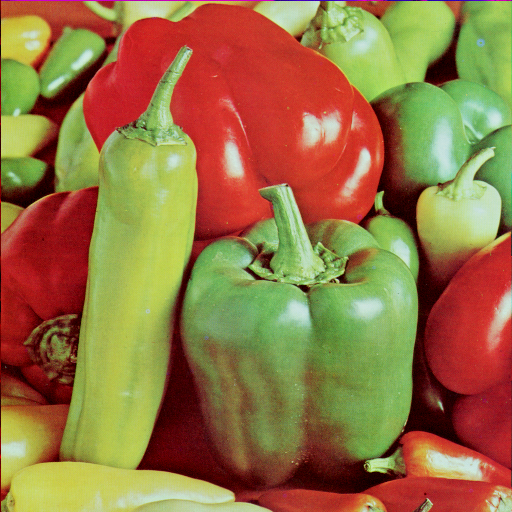
%> input picture 4.2.07.tiff, 512 x 512 px
$ octave TMac_TT_Ket.m   (GNU Octave 9; MATLAB toolbox functions it lacks are replaced by stand-ins)
%> lines starting %> are read from the running program, lines starting %| are printed output that depends on the picture
### funcs/Img2Ket.m

function T = Img2Ket(X, Nway)


[H, W, C] = size(X);


num4 = numel(Nway) - 1;
Tcur = X;
disp(num4)
for level = 1:num4
    Hc = size(Tcur,1);
    Wc = size(Tcur,2);
    rest = size(Tcur); rest = rest(3:end);        % sizes of remaining trailing dims
    rest_prod = prod(rest);

    % separate each 2x2 block
    dims1 = [2, Hc/2, 2, Wc/2, rest_prod];
    Tlin = reshape(Tcur, dims1);                    % [2, Hc/2, 2, Wc/2, rest_prod]

    Tper = permute(Tlin, [2, 4, 1, 3, 5]);          % [Hc/2, Wc/2, 2, 2, rest_prod]

    % collapse 2x2 into single dimension 4
    dims2 = [Hc/2, Wc/2, 4, rest];
    Tnext = reshape(Tper, dims2);                   % [Hc/2, Wc/2, 4, rest]
    Tcur = Tnext;
end

% Now Tcur is [Hf, Wf, 4, 4, ..., C]
sz = size(Tcur);
four_idx = 3:(2+num4);
perm = [four_idx, 1, 2, length(sz)];   % bring all 4-modes to the front
Tperm = permute(Tcur, perm);

T = reshape(Tperm, Nway);
end

### funcs/TT_SVD_Rank.m
function [cores,RankX] = TT_SVD_Rank(X,th)
N =  ndims(X);
cores = cell(1,N);
RankX = zeros(1,N-1);
sizX = size(X);

T = reshape(X,[sizX(1) prod(sizX(2:end))]);
for k = 1:N-1
    [cores{k}, S, V, tau] = svd_RankEstimate(T,th);

    if k==1
        cores{k} = reshape(cores{k},[sizX(k) tau]);
    else
        cores{k} = reshape(cores{k},[size(T,1)/sizX(k) sizX(k) tau]);
    end
    T = S*V;
    T = reshape(T,[tau sizX(k+1:end)]);
    if k<N-1
        T = reshape(T,[tau*sizX(k+1) prod(sizX((k+2):end))]);
    end
    RankX(k) = tau;
end
cores{N} = T;

end

function [U, S, V, tau]=svd_RankEstimate(T,th)
[U, S, V]=svd(T, 'econ');
V=V';
tau = 0;
szS = size(S,1);
%smax = max(diag(S));
for k = 1:szS
    if S(k,k)/S(1,1)>th
        tau = tau+1;
    end
end
tau = max(tau,2);
U = U(:,1:tau);
S = S(1:tau,1:tau);
V = V(1:tau,:);
fprintf('The original rank is %u and truncated rank is %u\n',szS,tau)
end

### TMac_TT_Ket.m
clear
close all
clc

dims = [repmat(4,1,9),3];
N = numel(dims);
sample = 0.1;

img = double(imread("4.2.07.tiff"));

X_orig = Img2Ket(img,dims);

obs = randsample(prod(dims),round(sample*prod(dims)));
[ind,~] = sort(obs);

Xn = X_orig(ind);
mask = zeros(dims);
mask(ind) = 1;
%mask = logical(mask);
img_obs = mask.*X_orig;
M = zeros(dims);
M(ind) = Xn;
for k = 2:length(ind)
    inter = ind(k)-ind(k-1);
    if inter > 1
        x0 = ind(k-1)+1;
        y0 = ind(k)-1;
        meank = (Xn(k) + Xn(k-1))/2;
        M(x0:y0) = meank;
    end
end
%> this loop made 78642 passes
%> meank on passes 1, 2, 4, 5, 6, 7, 8, 9, 10, 11, 12, 13: 174, 101, 92, 152.5, 180.5, 174.5, 190.5, 167.5, 136.5, 140, 170.5, 147
%> after the loop, meank = 67; x0 = 786408; y0 = 786413
if length(ind)<length(M(:))
    x0 = ind(end)+1;
    y0 = length(M(:));
%> y0 = 786432
    meank = Xn(end);
%> meank = 38
    M(x0:y0) = meank;
end
cutoff = 0.002;
tolerance = 10^(-8);
maxiter = 800;

[~,rank] = TT_SVD_Rank(X_orig,cutoff);
%> the loop in TT_SVD_Rank, `for k = 1:N-1` made 9 passes
%> tau on passes 1 to 8: 4, 16, 64, 240, 252, 124, 43, 12
%> (S, tau) on pass 9: ([109658.3 0 0; 0 30419 0; 0 0 10571.4], 3)
%> pass 3, in TT_SVD_Rank, `[cores{k}, S, V, tau] = svd_RankEstimate(T,th);`:
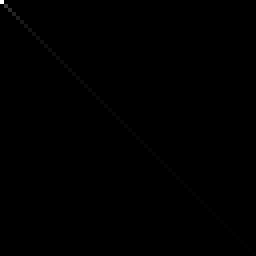
%> S: size 64x64 double (shown 4 times larger); min 0, max 104804.5, mean 89; drawn with min black and max white
%> pass 3, in TT_SVD_Rank, `T = reshape(T,[tau*sizX(k+1) prod(sizX((k+2):end))]);`:
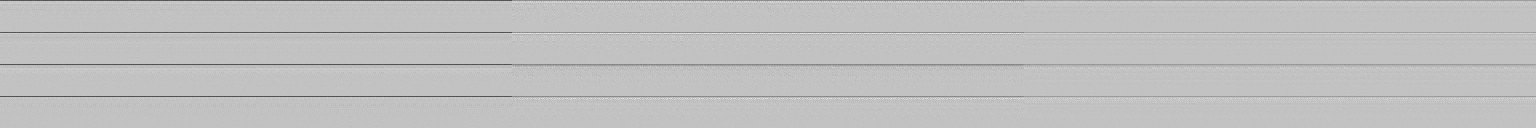
%> T: size 256x3072 double (shown at 1/2 size); min -1267.6, max 397.7, mean -13.6; drawn with min black and max white
%> after the loop in TT_SVD_Rank, `for k = 1:N-1`: RankX = [4 16 64 240 252 124 43 12 3]; cores = 10 items
%> rank = [4 16 64 240 252 124 43 12 3]

%% Weights
lambda = zeros(1,N-1);
IL = dims(1);
for k = 1:N-1
    IR = prod(dims(k+1:end));
    lambda(k) = min(IL,IR);
    IL = IL*dims(k+1);
end
lambda = lambda/(sum(lambda));

%% Init M


%% Optimization
tic;


X0 = cell(1,N-1);Y0 = cell(1,N-1);
dimL = zeros(1,N-1);
dimR = zeros(1,N-1);
IL = 1;
for k = 1:N-1
    dimL(k) = IL*dims(k);
    dimR(k) = prod(dims)/dimL(k);
    X0{k} = randn(dimL(k),rank(k));
    Y0{k} = randn(rank(k),dimR(k));

    IL = dimL(k);
end
%> after the loop, X0 = 9 items; Y0 = 9 items; dimL = [4 16 64 256 1024 4096 16384 65536 262144]; dimR = [196608 49152 12288 3072 768 192 48 12 3]

X = X0;Y = Y0;
%> after `X = X0`: X = 9 items
%> after `Y = Y0`: Y = 9 items
normM = norm(Xn(:),'fro');
%> normM = 36168.6
Xsq = cell(1,N-1);
k = 1;
relerr = [];
maxit = maxiter;
relerr(1) = 1;

fprintf('iter: RSE  \n');

%> (the run ends here)
